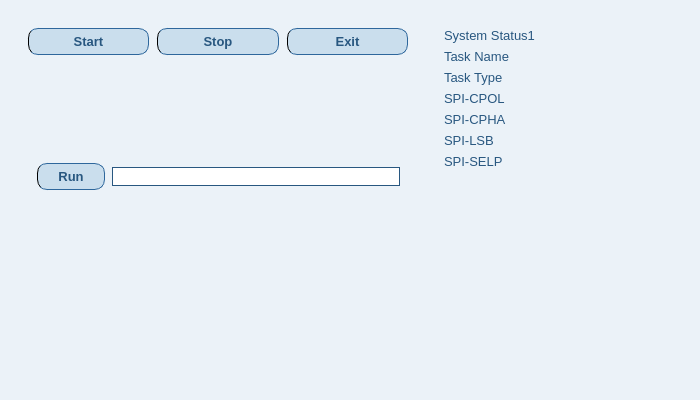
<?xml version="1.0" encoding="UTF-8"?>
<ui version="4.0">
 <class>MainWindowTest</class>
 <widget class="QMainWindow" name="MainWindowTest">
  <property name="geometry">
   <rect>
    <x>0</x>
    <y>0</y>
    <width>700</width>
    <height>400</height>
   </rect>
  </property>
  <property name="windowTitle">
   <string>MainWindow</string>
  </property>
  <property name="styleSheet">
   <string notr="true">*{
    color: rgb(40, 87, 128);
    background:none;
    padding: 0;
    margin: 0;
    background-color: rgb(235, 242, 248);
    font-family: &quot;Helvetica&quot;;
    font-size: 10pt;
}
#MidContainer{
}
QFrame, QLabel {
}
/* Set settings for checkbox*/
QCheckBox{
    border: 1px solid rgb(40, 87, 128);
    border-radius: 10px;
    background-color: rgb(255, 255, 255);
    padding-left: 150px;
    padding-right: 20px;
}
QCheckBox:indicator{
    width: 32px;
    height: 32px;
}
QCheckBox:hover{
    border: 2px solid rgb(85,170,255);
}
QCheckBox:focus {
}
QCheckBox:indicator::unchecked{
    image: url(:/icons/icons/square.svg);
}
QCheckBox:indicator::checked{
    background: rgb(202, 222, 237);
    image: url(:/icons/icons/check-square.svg);
}
/* Set settings for line edit inputs*/
QLineEdit{
    border: 1px solid rgb(40, 87, 128);
    border-radius: 10px;
    background-color: rgb(255, 255, 255);
    padding-left: 20px;
    padding-right: 20px;
    color: rgb(40, 87, 128);
    font: bold;
    qproperty-alignment: AlignCenter;
}
QLineEdit:hover{
    border: 2px solid rgb(85,170,255);
}
QLineEdit:focus {
    border: 2px solid rgb(85,170,255);
}
/* Set settings for double spinbox inputs*/
QSpinBox, QDoubleSpinBox{
    margin-left: 50px;  /* make room for the arrows */
    margin-right: 50px;  /* make room for the arrows */
    border: 1px solid rgb(40, 87, 128);
    background-color: rgb(255, 255, 255);
    color: rgb(40, 87, 128);
    font: bold;
}
QSpinBox::hover, QDoubleSpinBox::hover{
    border: 2px solid rgb(85,170,255);
}
QSpinBox::focus, QDoubleSpinBox::focus{
    border: 2px solid rgb(85,170,255);
}
QSpinBox::down-button, QDoubleSpinBox::down-button{
    subcontrol-origin: margin;
    subcontrol-position: center left;
    border: 1px solid;
    border-radius: 5px;
    border-color: rgb(46, 103, 156);
    background-color: rgb(202, 222, 237);
    height: 54px;
    width: 54px;
}
QSpinBox::down-arrow, QDoubleSpinBox::down-arrow{
    image: url(:/icons/icons/arrow-down-circle.svg);;
    height: 35px;
    width: 35px;
}
QSpinBox::down-button:hover, QDoubleSpinBox::down-button:hover{
    border: 2px solid rgb(85,170,255);
}
QSpinBox::down-button:focus, QDoubleSpinBox::down-button:focus{
    border: 2px solid rgb(85,170,255);
}
QSpinBox::down-button:pressed, QDoubleSpinBox::down-button:pressed{
    background-color: rgb(52, 113, 173);
}
QSpinBox::up-button, QDoubleSpinBox::up-button{
    subcontrol-origin: margin;
    subcontrol-position: center right;
    border: 1px solid;
    border-radius: 5px;
    border-color: rgb(46, 103, 156);
    background-color: rgb(202, 222, 237);
    height: 54px;
    width: 54px;
}
QSpinBox::up-arrow, QDoubleSpinBox::up-arrow{
    image: url(:/icons/icons/arrow-up-circle.svg);
    height: 35px;
    width: 35px;
}
QSpinBox::up-button:hover, QDoubleSpinBox::up-button:hover{
    border: 2px solid rgb(85,170,255);
}
QSpinBox::up-button:focus, QDoubleSpinBox::up-button:focus{
    border: 2px solid rgb(85,170,255);
}
QSpinBox::up-button:pressed, QDoubleSpinBox::up-button:pressed{
    background-color: rgb(52, 113, 173);
}
/* Set settings for push buttons*/
QPushButton{
    border: 1px solid;
    border-color: rgb(46, 103, 156);
    border-left: 1px solid;
    border-radius: 10px;
    padding-right: 20px; 
    padding-left: 20px;
    padding-top: 5px;
    padding-bottom: 5px;
    margin: 1px;
    background-color: rgb(202, 222, 237);
    font: bold;
}
QPushButton:hover {
    border: 2px solid rgb(85,170,255);
}
QPushButton:focus {
    border: 2px solid rgb(85,170,255);
}
QPushButton:pressed{
    background-color: rgb(52, 113, 173);
}
QPushButton:disabled {
    color: grey;
    border-color: grey;
    background-color: none;
}</string>
  </property>
  <widget class="QWidget" name="centralwidget">
   <layout class="QVBoxLayout" name="verticalLayout_2">
    <item>
     <widget class="QWidget" name="widget" native="true">
      <property name="minimumSize">
       <size>
        <width>0</width>
        <height>300</height>
       </size>
      </property>
      <property name="styleSheet">
       <string notr="true"/>
      </property>
      <layout class="QHBoxLayout" name="horizontalLayout_3">
       <item>
        <widget class="QWidget" name="widget_2" native="true">
         <property name="maximumSize">
          <size>
           <width>400</width>
           <height>16777215</height>
          </size>
         </property>
         <property name="styleSheet">
          <string notr="true"/>
         </property>
         <layout class="QVBoxLayout" name="verticalLayout">
          <item>
           <layout class="QHBoxLayout" name="horizontalLayout">
            <item>
             <widget class="QPushButton" name="pushButton_start">
              <property name="statusTip">
               <string>Start the robot</string>
              </property>
              <property name="text">
               <string>Start</string>
              </property>
             </widget>
            </item>
            <item>
             <widget class="QPushButton" name="pushButton_stop">
              <property name="statusTip">
               <string>Stop the robot</string>
              </property>
              <property name="text">
               <string>Stop</string>
              </property>
             </widget>
            </item>
            <item>
             <widget class="QPushButton" name="pushButton_exit">
              <property name="statusTip">
               <string>Exit the window</string>
              </property>
              <property name="text">
               <string>Exit</string>
              </property>
             </widget>
            </item>
           </layout>
          </item>
          <item>
           <widget class="QWidget" name="widget_4" native="true">
            <layout class="QHBoxLayout" name="horizontalLayout_4">
             <item>
              <widget class="QPushButton" name="pushButton_run">
               <property name="statusTip">
                <string>Execute the plan</string>
               </property>
               <property name="text">
                <string>Run</string>
               </property>
              </widget>
             </item>
             <item>
              <widget class="QLineEdit" name="lineEdit_plan_name">
               <property name="statusTip">
                <string>Input plan name</string>
               </property>
              </widget>
             </item>
            </layout>
           </widget>
          </item>
         </layout>
        </widget>
       </item>
       <item>
        <widget class="QWidget" name="widget_3" native="true">
         <property name="styleSheet">
          <string notr="true"/>
         </property>
         <widget class="QWidget" name="layoutWidget">
          <property name="geometry">
           <rect>
            <x>20</x>
            <y>10</y>
            <width>291</width>
            <height>211</height>
           </rect>
          </property>
          <layout class="QFormLayout" name="formLayout">
           <item row="0" column="0">
            <widget class="QLabel" name="label">
             <property name="statusTip">
              <string>Current flexiv system status</string>
             </property>
             <property name="text">
              <string>System Status1</string>
             </property>
            </widget>
           </item>
           <item row="0" column="1">
            <widget class="QLabel" name="label_system_status">
             <property name="text">
              <string/>
             </property>
            </widget>
           </item>
           <item row="1" column="0">
            <widget class="QLabel" name="label_2">
             <property name="statusTip">
              <string>Current working task name</string>
             </property>
             <property name="text">
              <string>Task Name</string>
             </property>
            </widget>
           </item>
           <item row="1" column="1">
            <widget class="QLabel" name="label_task_name">
             <property name="text">
              <string/>
             </property>
            </widget>
           </item>
           <item row="2" column="0">
            <widget class="QLabel" name="label_5">
             <property name="statusTip">
              <string>Current working task type</string>
             </property>
             <property name="text">
              <string>Task Type</string>
             </property>
            </widget>
           </item>
           <item row="2" column="1">
            <widget class="QLabel" name="label_task_type">
             <property name="text">
              <string/>
             </property>
            </widget>
           </item>
           <item row="3" column="0">
            <widget class="QLabel" name="label_6">
             <property name="statusTip">
              <string>Current SPI Clock Polarity</string>
             </property>
             <property name="text">
              <string>SPI-CPOL</string>
             </property>
            </widget>
           </item>
           <item row="3" column="1">
            <widget class="QLabel" name="label_spi_cpol">
             <property name="text">
              <string/>
             </property>
            </widget>
           </item>
           <item row="4" column="0">
            <widget class="QLabel" name="label_7">
             <property name="statusTip">
              <string>Current SPI Clock Phase</string>
             </property>
             <property name="text">
              <string>SPI-CPHA</string>
             </property>
            </widget>
           </item>
           <item row="4" column="1">
            <widget class="QLabel" name="label_spi_cpha">
             <property name="text">
              <string/>
             </property>
            </widget>
           </item>
           <item row="5" column="0">
            <widget class="QLabel" name="label_8">
             <property name="statusTip">
              <string>Current SPI LSB first</string>
             </property>
             <property name="text">
              <string>SPI-LSB</string>
             </property>
            </widget>
           </item>
           <item row="5" column="1">
            <widget class="QLabel" name="label_spi_lsb">
             <property name="text">
              <string/>
             </property>
            </widget>
           </item>
           <item row="6" column="0">
            <widget class="QLabel" name="label_9">
             <property name="statusTip">
              <string>Current Chip select Polarity</string>
             </property>
             <property name="text">
              <string>SPI-SELP</string>
             </property>
            </widget>
           </item>
           <item row="6" column="1">
            <widget class="QLabel" name="label_spi_selp">
             <property name="text">
              <string/>
             </property>
            </widget>
           </item>
          </layout>
         </widget>
        </widget>
       </item>
      </layout>
     </widget>
    </item>
    <item>
     <spacer name="verticalSpacer">
      <property name="orientation">
       <enum>Qt::Vertical</enum>
      </property>
      <property name="sizeHint" stdset="0">
       <size>
        <width>20</width>
        <height>40</height>
       </size>
      </property>
     </spacer>
    </item>
   </layout>
  </widget>
  <widget class="QMenuBar" name="menubar">
   <property name="geometry">
    <rect>
     <x>0</x>
     <y>0</y>
     <width>700</width>
     <height>23</height>
    </rect>
   </property>
  </widget>
  <widget class="QStatusBar" name="statusbar"/>
 </widget>
 <resources/>
 <connections/>
</ui>
